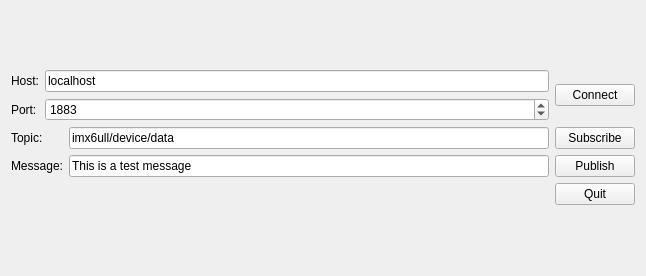
<?xml version="1.0" encoding="UTF-8"?>
<ui version="4.0">
 <class>MqttWidget</class>
 <widget class="QWidget" name="MqttWidget">
  <property name="geometry">
   <rect>
    <x>0</x>
    <y>0</y>
    <width>646</width>
    <height>276</height>
   </rect>
  </property>
  <property name="windowTitle">
   <string>MainWindow</string>
  </property>
  <layout class="QGridLayout" name="gridLayout_3">
   <item row="0" column="0">
    <layout class="QGridLayout" name="gridLayout_2">
     <item row="0" column="0">
      <layout class="QHBoxLayout" name="horizontalLayout">
       <item>
        <layout class="QFormLayout" name="formLayout">
         <item row="0" column="0">
          <widget class="QLabel" name="label">
           <property name="text">
            <string>Host:</string>
           </property>
          </widget>
         </item>
         <item row="0" column="1">
          <widget class="QLineEdit" name="lineEditHost">
           <property name="text">
            <string>localhost</string>
           </property>
          </widget>
         </item>
         <item row="2" column="0">
          <widget class="QLabel" name="label_2">
           <property name="text">
            <string>Port:</string>
           </property>
          </widget>
         </item>
         <item row="2" column="1">
          <widget class="QSpinBox" name="spinBoxPort">
           <property name="maximum">
            <number>99999</number>
           </property>
           <property name="value">
            <number>1883</number>
           </property>
          </widget>
         </item>
        </layout>
       </item>
       <item>
        <widget class="QPushButton" name="buttonConnect">
         <property name="text">
          <string>Connect</string>
         </property>
        </widget>
       </item>
      </layout>
     </item>
     <item row="2" column="0">
      <layout class="QHBoxLayout" name="horizontalLayout_3">
       <item>
        <spacer name="horizontalSpacer">
         <property name="orientation">
          <enum>Qt::Horizontal</enum>
         </property>
         <property name="sizeHint" stdset="0">
          <size>
           <width>40</width>
           <height>20</height>
          </size>
         </property>
        </spacer>
       </item>
       <item>
        <widget class="QPushButton" name="buttonQuit">
         <property name="text">
          <string>Quit</string>
         </property>
        </widget>
       </item>
      </layout>
     </item>
     <item row="1" column="0">
      <layout class="QGridLayout" name="gridLayout">
       <item row="1" column="1">
        <widget class="QLineEdit" name="lineEditMessage">
         <property name="text">
          <string>This is a test message</string>
         </property>
        </widget>
       </item>
       <item row="1" column="0">
        <widget class="QLabel" name="label_4">
         <property name="text">
          <string>Message:</string>
         </property>
        </widget>
       </item>
       <item row="0" column="2">
        <widget class="QPushButton" name="buttonSubscribe">
         <property name="text">
          <string>Subscribe</string>
         </property>
        </widget>
       </item>
       <item row="1" column="2">
        <widget class="QPushButton" name="buttonPublish">
         <property name="text">
          <string>Publish</string>
         </property>
        </widget>
       </item>
       <item row="0" column="1">
        <widget class="QLineEdit" name="lineEditTopic">
         <property name="text">
          <string>imx6ull/device/data</string>
         </property>
        </widget>
       </item>
       <item row="0" column="0">
        <widget class="QLabel" name="label_3">
         <property name="text">
          <string>Topic:</string>
         </property>
        </widget>
       </item>
      </layout>
     </item>
    </layout>
   </item>
  </layout>
  <widget class="QToolBar" name="mainToolBar">
   <property name="geometry">
    <rect>
     <x>0</x>
     <y>0</y>
     <width>4</width>
     <height>12</height>
    </rect>
   </property>
  </widget>
  <action name="actionQuit">
   <property name="text">
    <string>Quit</string>
   </property>
  </action>
 </widget>
 <layoutdefault spacing="6" margin="11"/>
 <resources/>
 <connections/>
</ui>
